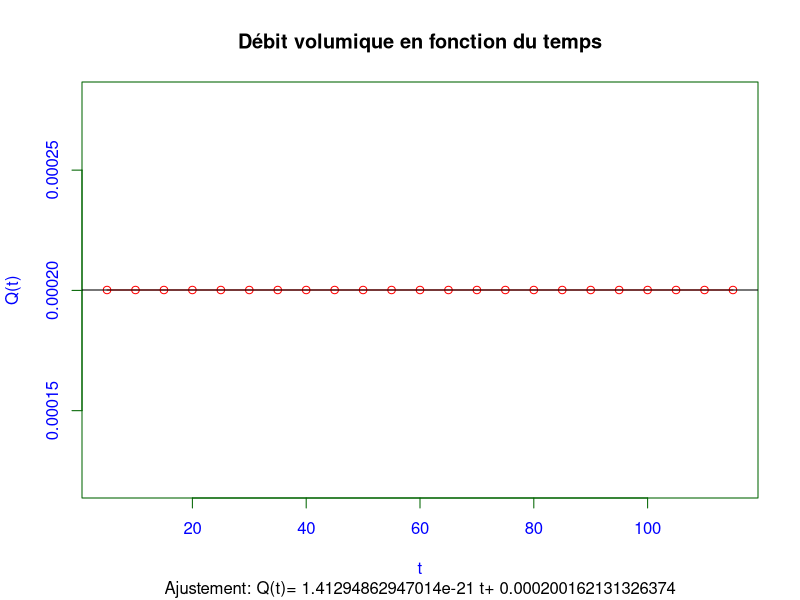
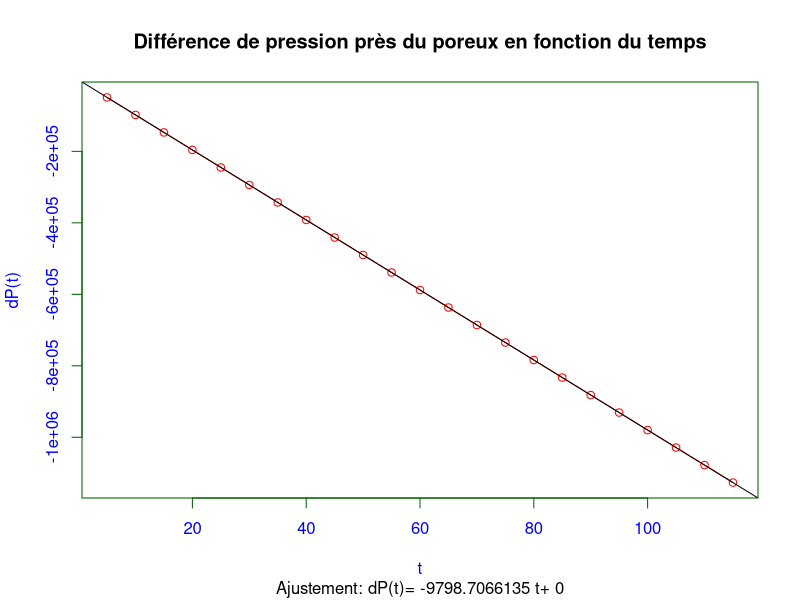
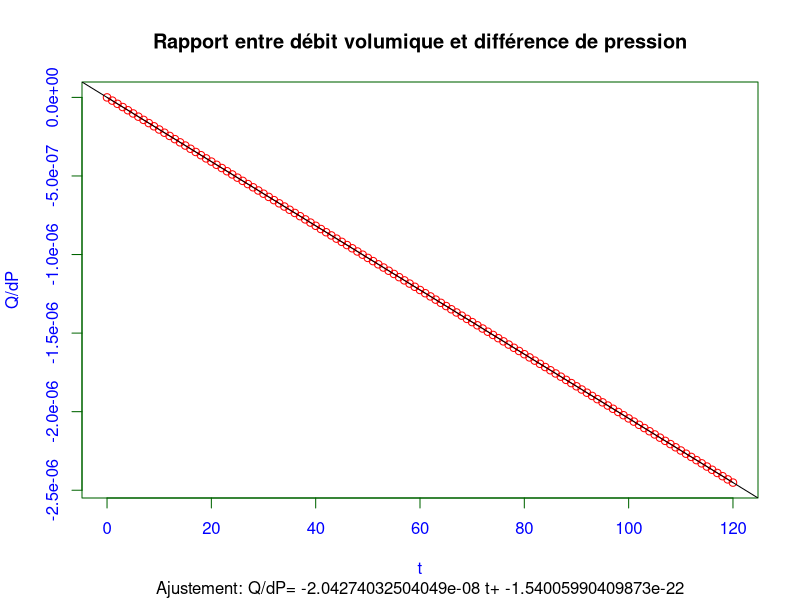

Here is the R script that generated these plots, in order:
#Saisir les masses mesurées
tq=as.integer(seq(0,120,5)) #en s
m=0:23 #en kg
rho=999.19 #en kg.m^-3
tq=tq[1:length(m)]
Q=numeric(length(tq))
for (i in 2:length(m)) {Q[i]=(m[i]-m[i-1])/((tq[i]-tq[i-1])*rho)}
print(Q)
Q=Q[-1]
tq=tq[-1]
data1=data.frame(Q,tq)
#Ajustement linéaire
lmQ=lm(Q~tq,data=data1)
summary(lmQ)
a1=lmQ[["coefficients"]][["tq"]]
b1=lmQ[["coefficients"]][["(Intercept)"]]
plot(tq,Q,,type="o",
     xlab="t",ylab="Q(t)",main="Débit volumique en fonction du temps",
     col="red",
     fg="darkgreen",
     col.axis="blue",
     col.lab="blue",
     sub=paste("Ajustement: Q(t)=",a1,"t+",b1))
abline(lmQ)
Qadj=a1*tq+b1


#Saisir les hauteurs mesurées
th=as.integer(seq(0,120,5)) #en s
h=0:23 #en m
g=9.80665 #en m.s^-2
th=th[1:length(h)]
th=th[-1]
dP=-rho*g*th
print(dP)
data2=data.frame(dP,th)
#Ajustement linéaire
lmdP=lm(dP~th,data=data2)
summary(lmdP)
a2=lmdP[["coefficients"]][["th"]]
b2=lmdP[["coefficients"]][["(Intercept)"]]
plot(th,dP,,type="o",
     xlab="t",ylab="dP(t)",main="Différence de pression près du poreux en fonction du temps",
     col="red",
     fg="darkgreen",
     col.axis="blue",
     col.lab="blue",
     sub=paste("Ajustement: dP(t)=",a2,"t+",b2))
abline(lmdP)
dPadj=a2*th+b2

#Proportionnalité entre Q et dP
prop=function(t){(a1*t+b1)/a2*t}
x=seq(0,120,1)
val=prop(x)
data3=data.frame(val,x)
lmx=lm(val~x,data=data3)
summary(lmx)
a3=lmx[["coefficients"]][["x"]]
b3=lmx[["coefficients"]][["(Intercept)"]]
plot(x,val,type="o",
     xlab="t",ylab="Q/dP",main="Rapport entre débit volumique et différence de pression",
     col="red",
     fg="darkgreen",
     col.axis="blue",
     col.lab="blue",
     sub=paste("Ajustement: Q/dP=",a3,"t+",b3))
abline(lmx)
Rh=abs(a3)

#Reynolds
D=10e-2 #en m
dp=1e-2 #en m
mu=1.1375e-3 #en Pa.s
Re=(4*rho*D*Qadj)/(pi*mu*(dp^2))
sdRe=sd(Re)
Re=mean(Re)
print(Re)


#Perméabilité k
k=(4*mu)/(pi*(dp^2)*Rh)

#Taille des grains
phi=c(0.65,0.74)
d=(phi/(dp*(1-phi)))*sqrt(720*mu/(pi*Rh*(1-phi)))
ht0=(1-exp(-1))*h[1] #On détermine tau expérimentalement
tau=10 #en s
d=(phi*D/(dp*(1-phi)))*sqrt(180*tau*mu/(rho*g*(1-phi)))

#Incertitudes
